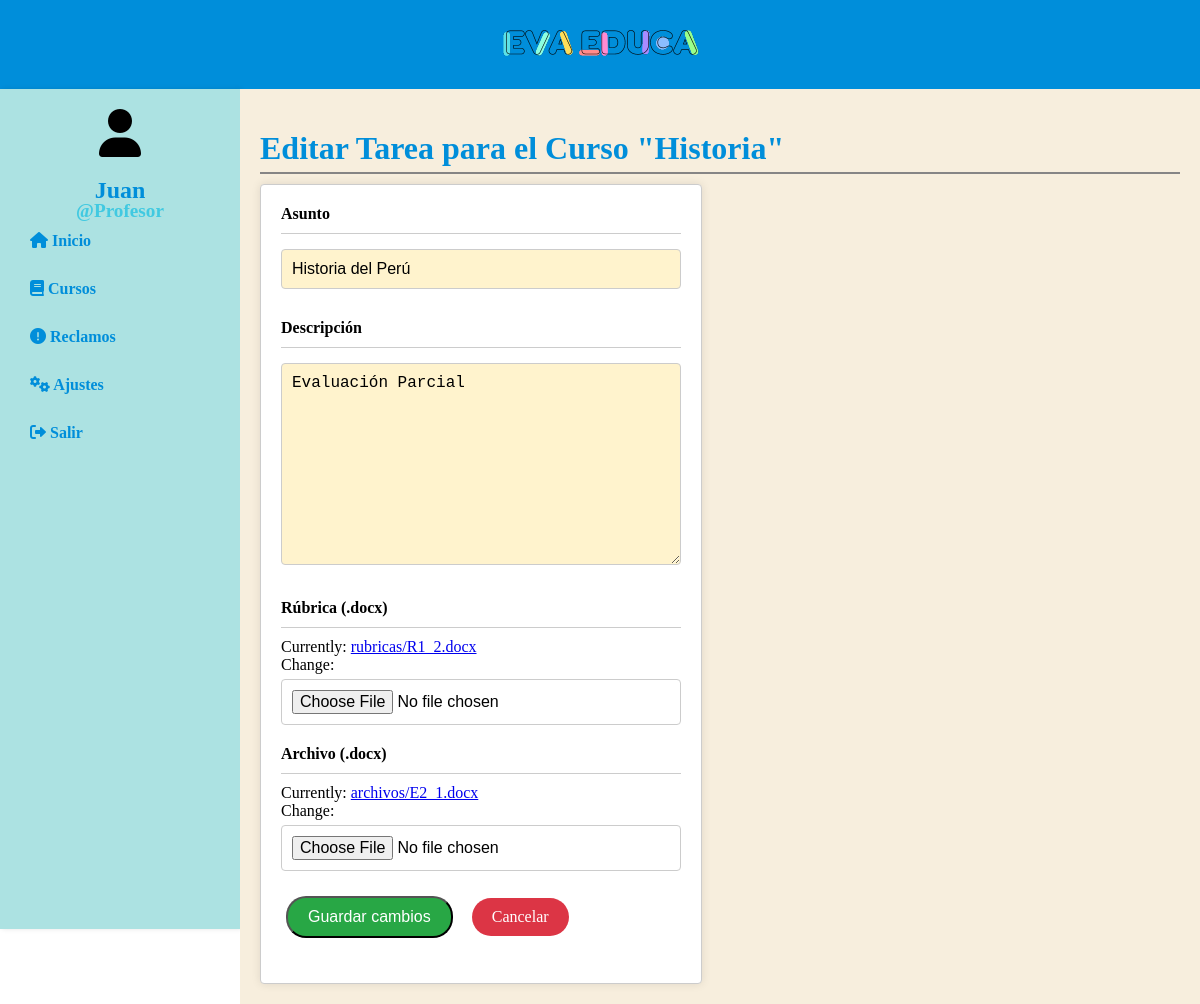
/profesor/tareas/editar/7/ (signed in), run on an earlier commit of the app's database.
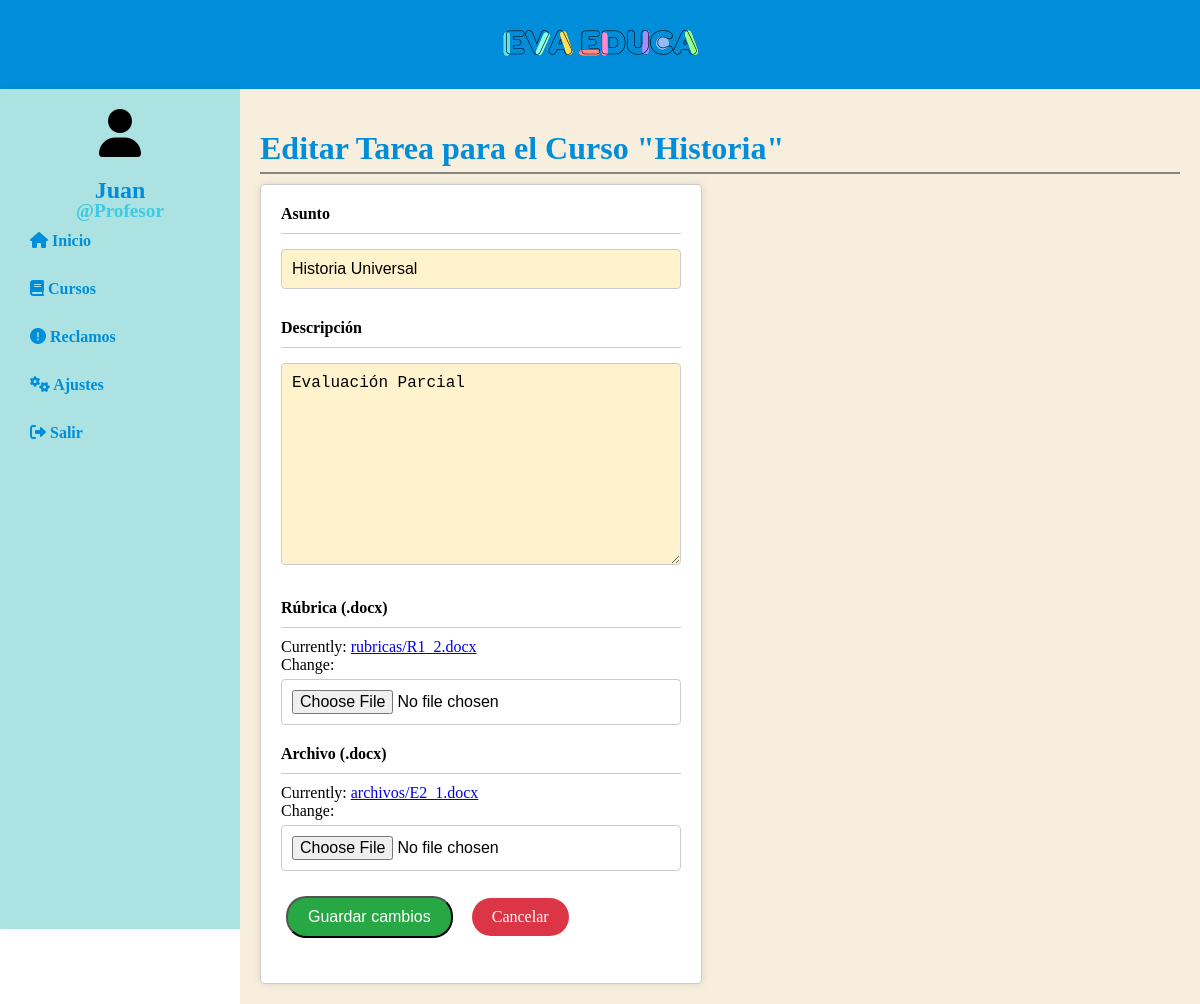
And on a later commit of the database.
### administrador/models.py (models this page shows)
class tareas(models.Model):
    id_curso = models.ForeignKey(curso, on_delete=models.CASCADE)
    tema = models.CharField(max_length=100)
    descripcion = models.TextField()
    rubrica = models.FileField(upload_to='rubricas/')
    archivo = models.FileField(upload_to='archivos/')

class curso(models.Model):
    nombre = models.CharField(max_length=100)
    descripcion = models.TextField()
    id_profesor = models.ForeignKey(profesor, on_delete=models.CASCADE)
    id_inst_ed = models.ForeignKey(institucion, on_delete=models.CASCADE)

### profesor/decorators.py (the view)
    def wrapper(request, *args, **kwargs):
        if 'profesor_id' not in request.session:
            return redirect('login_p')
        return view_func(request, *args, **kwargs)

### profesor/forms.py
class EditarTareaForm(forms.ModelForm):
    class Meta:
        model = tareas
        fields = ['tema', 'descripcion', 'rubrica', 'archivo']

### profesor/context_processors.py (called while the page is built)
def profesor_context(request):
    profesor_id = request.session.get('profesor_id')
    if profesor_id:
        profesor_obj = profesor.objects.get(id=profesor_id)
        return {'profesor_logueado': profesor_obj}
    return {}

### profesor/views.py (called while the page is built)
@profesor_login_required
def editar_tarea(request, tarea_id):
    tarea = get_object_or_404(tareas, id=tarea_id)
    if request.method == 'POST':
        form = EditarTareaForm(request.POST, request.FILES, instance=tarea)
        if form.is_valid():
            form.save()
            messages.success(request, 'Tarea actualizada correctamente.')
            return redirect('tareas_curso', curso_id=tarea.id_curso.id)
    else:
        form = EditarTareaForm(instance=tarea)
    return render(request, 'editar_tarea.html', {
        'form': form,
        'tarea': tarea
    })

### profesor/templates/editar_tarea.html (shortened to what this page needs)
{% extends 'layouts/base_p.html' %}
{% block content %}
    <h1 class="titulo-crear-tarea">Editar Tarea para el Curso "{{ tarea.id_curso.nombre }}"</h1>
    <div class="container2">
        <form method="POST" enctype="multipart/form-data" class="crear-tarea-form">
            <div class="form-group">
                <label for="id_tema">Asunto</label>
                <hr>
                {{ form.tema }}
            </div>
            <div class="form-group">
                <label for="id_descripcion">Descripción</label>
                <hr>
                {{ form.descripcion }}
            </div>
            <div class="form-group">
                <label for="id_rubrica">Rúbrica (.docx)</label>
                <hr>
                {{ form.rubrica }}
            </div>
            <div class="form-group">
                <label for="id_archivo">Archivo (.docx)</label>
                <hr>
                {{ form.archivo }}
            </div>
            <div class="form-group">
                <button type="submit" class="btn btn-green">Guardar cambios</button>
                <a href="{% url 'tareas_curso' tarea.id_curso.id %}" class="btn btn-red">Cancelar</a>
            </div>
        </form>
    </div>
{% endblock %}

What changed in the data, as far as the page shows it:
changed tareas "Evaluación Parcial": tema "Historia del Perú" → "Historia Universal"
